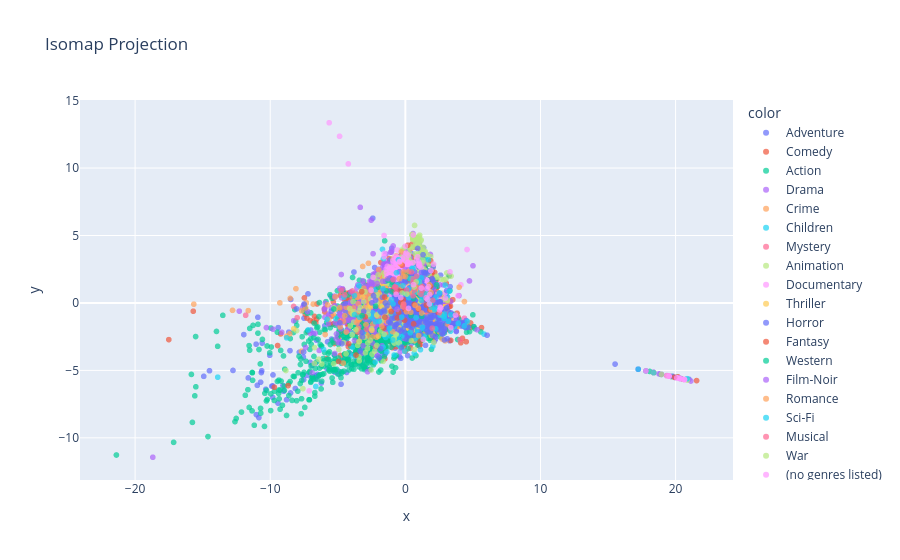

Source (notebook cell):
### Markdown cell above
ISOMAP

### Code cell
embedding = Isomap(n_components = 2, n_neighbors= 30)
X_isomap = embedding.fit_transform(X_combined)
fig_iso = px.scatter( x = X_isomap[:,0], y =X_isomap[:,1], color = y, opacity = 0.7, title = 'Isomap Projection')
fig_iso.show()

### Figure 1 — Plotly figure (JSON) as saved in the notebook; plotly's stock layout.template omitted (floating-point values rounded to 4 significant figures; data arrays with more than 128 entries replaced by an {"elided": "..."} marker saying what was removed)
{"data": [{"hovertemplate": "color=Adventure<br>x=%{x}<br>y=%{y}<extra></extra>", "legendgroup": "Adventure", "marker": {"color": "#636efa", "opacity": 0.7, "symbol": "circle"}, "mode": "markers", "name": "Adventure", "showlegend": true, "type": "scattergl", "x": {"elided": "653 float values"}, "xaxis": "x", "y": {"elided": "653 float values"}, "yaxis": "y"}, {"hovertemplate": "color=Comedy<br>x=%{x}<br>y=%{y}<extra></extra>", "legendgroup": "Comedy", "marker": {"color": "#EF553B", "opacity": 0.7, "symbol": "circle"}, "mode": "markers", "name": "Comedy", "showlegend": true, "type": "scattergl", "x": {"elided": "2779 float values"}, "xaxis": "x", "y": {"elided": "2779 float values"}, "yaxis": "y"}, {"hovertemplate": "color=Action<br>x=%{x}<br>y=%{y}<extra></extra>", "legendgroup": "Action", "marker": {"color": "#00cc96", "opacity": 0.7, "symbol": "circle"}, "mode": "markers", "name": "Action", "showlegend": true, "type": "scattergl", "x": {"elided": "1828 float values"}, "xaxis": "x", "y": {"elided": "1828 float values"}, "yaxis": "y"}, {"hovertemplate": "color=Drama<br>x=%{x}<br>y=%{y}<extra></extra>", "legendgroup": "Drama", "marker": {"color": "#ab63fa", "opacity": 0.7, "symbol": "circle"}, "mode": "markers", "name": "Drama", "showlegend": true, "type": "scattergl", "x": {"elided": "2226 float values"}, "xaxis": "x", "y": {"elided": "2226 float values"}, "yaxis": "y"}, {"hovertemplate": "color=Crime<br>x=%{x}<br>y=%{y}<extra></extra>", "legendgroup": "Crime", "marker": {"color": "#FFA15A", "opacity": 0.7, "symbol": "circle"}, "mode": "markers", "name": "Crime", "showlegend": true, "type": "scattergl", "x": {"elided": "537 float values"}, "xaxis": "x", "y": {"elided": "537 float values"}, "yaxis": "y"}, {"hovertemplate": "color=Children<br>x=%{x}<br>y=%{y}<extra></extra>", "legendgroup": "Children", "marker": {"color": "#19d3f3", "opacity": 0.7, "symbol": "circle"}, "mode": "markers", "name": "Children", "showlegend": true, "type": "scattergl", "x": {"elided": "197 float values"}, "xaxis": "x", "y": {"elided": "197 float values"}, "yaxis": "y"}, {"hovertemplate": "color=Mystery<br>x=%{x}<br>y=%{y}<extra></extra>", "legendgroup": "Mystery", "marker": {"color": "#FF6692", "opacity": 0.7, "symbol": "circle"}, "mode": "markers", "name": "Mystery", "showlegend": true, "type": "scattergl", "x": [-8.007, -11.82, 1.392, -0.3031, 0.4586, 1.203, -4.746, -0.9032, -0.6727, 0.5318, -0.5673, 1.095, -0.08587, -0.7068, -0.2614, 0.4748, 0.1095, -8.27, 1.053, 3.07, 0.5813, 1.012, 2.219, -3.356, -0.4728, -0.5153, 2.624, -0.8835, 1.072, -1.27, 1.087, -0.2128, 1.463, 1.446, -3.915, 0.422, -4.796, -0.07024, -0.3602, -2.884, 1.427, -1.258, 3.386, 3.357, 19.52, 2.399, -0.2069, -2.213], "xaxis": "x", "y": [-1.093, -0.9126, -0.04524, 0.6117, 0.1054, 1.436, 0.937, 1.144, -1.358, 1.4, 1.012, -1.04, 0.2831, 0.7583, -0.5556, 0.1483, -0.5817, -0.2559, 0.6653, -1.287, 1.319, -0.02191, -0.2983, -2.148, 0.9406, 1.272, -0.3087, 0.7825, -0.1191, -1.294, 0.2096, 0.6161, -0.7285, 1.746, 0.8883, 1.729, -1.332, 0.469, 0.8642, -1.953, -0.6654, 0.1769, -1.755, -1.239, -5.424, -0.7615, 0.8153, -3.285], "yaxis": "y"}, {"hovertemplate": "color=Animation<br>x=%{x}<br>y=%{y}<extra></extra>", "legendgroup": "Animation", "marker": {"color": "#B6E880", "opacity": 0.7, "symbol": "circle"}, "mode": "markers", "name": "Animation", "showlegend": true, "type": "scattergl", "x": {"elided": "298 float values"}, "xaxis": "x", "y": {"elided": "298 float values"}, "yaxis": "y"}, {"hovertemplate": "color=Documentary<br>x=%{x}<br>y=%{y}<extra></extra>", "legendgroup": "Documentary", "marker": {"color": "#FF97FF", "opacity": 0.7, "symbol": "circle"}, "mode": "markers", "name": "Documentary", "showlegend": true, "type": "scattergl", "x": {"elided": "386 float values"}, "xaxis": "x", "y": {"elided": "386 float values"}, "yaxis": "y"}, {"hovertemplate": "color=Thriller<br>x=%{x}<br>y=%{y}<extra></extra>", "legendgroup": "Thriller", "marker": {"color": "#FECB52", "opacity": 0.7, "symbol": "circle"}, "mode": "markers", "name": "Thriller", "showlegend": true, "type": "scattergl", "x": [0.6103, -0.2555, 1.262, -0.3748, 0.4014, -8.258, -0.06793, 0.03979, -0.2124, 1.923, -3.013, -2.612, -0.2573, 0.9315, -1.175, -0.998, -0.4992, 1.229, 0.6951, 0.1517, 0.5296, 1.631, 1.87, -1.108, 1.589, 0.1973, -1.992, -0.2721, 0.3497, -0.2221, -0.4123, 2.015, 0.4153, -0.1032, 1.002, 0.756, 0.6556, -0.13, 0.9785, 2.112, 1.033, -0.6562, 0.5979, -0.4506, 1.273, -2.474, -0.5598, 0.9341, 1.088, -0.5813, 1.115, -0.08463, 0.1455, 0.7331, 2.926, -1.111, -0.4966, 2.223, -1.774, 3.229, 0.2161, -0.053, 1.801, 0.1203, 1.685, 1.961, 1.844, 2.417, 2.453, 1.634, -3.167, 2.777, 1.915, -2.569, -0.4198, 3.364, -1.659, -0.04222, -1.316, 2.672, -1.407, 1.796, 3.232, -0.2253], "xaxis": "x", "y": [-1.601, -0.1951, -1.422, 0.4297, -0.05841, -1.912, -0.5934, -1.873, -0.1265, -2.41, -0.3322, -0.1875, 0.04311, -1.716, -1.483, 1.097, 0.7424, 0.4455, 1.36, 2.03, 0.882, 0.6195, 1.142, -0.3953, 0.6366, 1.866, -2.454, 0.7042, 0.4076, -0.2433, 0.8244, -2.265, -1.026, 2.119, -1.471, -0.892, 0.4484, -0.3927, 1.502, -0.5894, 0.4251, -1.793, -0.7175, -1.85, -1.514, -2.022, -0.9761, -1.507, 1.168, 1.25, 0.521, -0.1006, -1.862, 0.6153, -0.2761, -1.456, -1.176, -0.5741, 1.339, -0.8924, 1.736, 1.846, 0.1899, 1.449, 0.4547, -0.8401, 0.1397, -0.6935, -0.8003, 0.01926, 0.4283, -0.967, -0.02915, -0.2845, -0.4988, -1.15, -0.3568, 1.809, 0.2449, -0.2825, 1.736, -0.159, -0.9149, -0.5231], "yaxis": "y"}, {"hovertemplate": "color=Horror<br>x=%{x}<br>y=%{y}<extra></extra>", "legendgroup": "Horror", "marker": {"color": "#636efa", "opacity": 0.7, "symbol": "circle"}, "mode": "markers", "name": "Horror", "showlegend": true, "type": "scattergl", "x": {"elided": "468 float values"}, "xaxis": "x", "y": {"elided": "468 float values"}, "yaxis": "y"}, {"hovertemplate": "color=Fantasy<br>x=%{x}<br>y=%{y}<extra></extra>", "legendgroup": "Fantasy", "marker": {"color": "#EF553B", "opacity": 0.7, "symbol": "circle"}, "mode": "markers", "name": "Fantasy", "showlegend": true, "type": "scattergl", "x": [-0.3365, 0.9733, -3.227, -2.971, -0.1645, -4.187, -1.511, -1.537, 2.427, 0.9649, 0.6103, 2.042, -0.7845, 0.989, 19.92, 1.809, -0.4081, 0.175, -0.8803, -0.02619, -0.0477, 1.336, 1.465, 0.3423, -0.2346, -1.587, 1.56, 1.878, 0.6509, 1.869, 1.09, -4.942, 1.896, -0.6027, -0.1805, -1.059, -0.05799, -8.677, 1.796, -3.653, -9.693, -0.4875], "xaxis": "x", "y": [0.04033, -0.4666, 0.8399, -1.033, 0.2384, -3.027, -1.056, 0.4335, -0.7018, 0.6987, -1.548, -0.3868, 0.8863, 1.168, -5.507, -0.5155, 0.9965, 4.279, 0.9793, -0.511, 2.22, 0.773, 0.3162, 1.716, 2.792, -1.862, -0.1585, 3.123, -0.1109, 1.243, -2.861, -4.337, -0.01197, -1.111, 0.8784, -0.6356, -1.28, -6.126, -0.2533, -3.863, -6.247, -0.7014], "yaxis": "y"}, {"hovertemplate": "color=Western<br>x=%{x}<br>y=%{y}<extra></extra>", "legendgroup": "Western", "marker": {"color": "#00cc96", "opacity": 0.7, "symbol": "circle"}, "mode": "markers", "name": "Western", "showlegend": true, "type": "scattergl", "x": [0.4223, -2.204, 1.216, -0.9611, 1.272, -0.9842, -2.003, -0.9722, 0.8445, -1.283, 0.6851, 0.7079, 0.8449, 0.6383, 0.2994, 0.07519, -1.392, -0.5729, 0.6057, 2.311, -3.2, -5.297, 1.069], "xaxis": "x", "y": [-0.9453, -0.2467, -1.0, 0.8167, 0.4643, 1.345, 1.176, 1.537, 0.7311, 1.672, 0.9929, 0.8319, 0.8122, 1.585, 1.82, 2.169, 0.8965, 1.33, 0.3211, 1.353, -0.9478, -0.4481, 0.5414], "yaxis": "y"}, {"hovertemplate": "color=Film-Noir<br>x=%{x}<br>y=%{y}<extra></extra>", "legendgroup": "Film-Noir", "marker": {"color": "#ab63fa", "opacity": 0.7, "symbol": "circle"}, "mode": "markers", "name": "Film-Noir", "showlegend": true, "type": "scattergl", "x": [1.241, -2.079, -1.298, -1.679, -0.8669, -0.6867, -0.6166, -0.7486, 1.057, 0.235, 1.235, -0.01421], "xaxis": "x", "y": [0.5841, 1.435, 1.791, 1.602, 1.77, 1.301, -0.4706, 1.153, 1.033, 2.458, 1.024, 2.477], "yaxis": "y"}, {"hovertemplate": "color=Romance<br>x=%{x}<br>y=%{y}<extra></extra>", "legendgroup": "Romance", "marker": {"color": "#FFA15A", "opacity": 0.7, "symbol": "circle"}, "mode": "markers", "name": "Romance", "showlegend": true, "type": "scattergl", "x": [0.98, 1.639, 1.797, 1.783, 1.087, -0.1722, 1.904, 0.902, 2.696, 0.08498, -3.585, -0.9474, 0.01819, 0.9614, -0.4489, 0.403, 0.7232, 1.204, 0.9831, -0.2868, 0.2837, 1.904, 0.5514, 0.235, -0.362, 1.03, -0.1807, -0.3001, 0.4999, -0.1524, 0.7316, -0.1351, -1.746, 3.979, 0.5576, 0.6047, 2.724, 2.118], "xaxis": "x", "y": [0.7797, 0.6442, 1.338, 0.145, 1.335, 1.981, 0.7669, 0.8751, -0.8609, -0.6496, -1.454, -2.127, 1.949, -0.3901, 1.792, -0.6921, -0.1809, -0.7471, -2.423, 1.238, 0.6832, -0.5174, 1.379, 2.333, 2.919, 1.582, -0.2649, 3.784, 1.804, 2.3, 1.215, -0.09112, -1.726, 1.167, 0.854, 1.35, -0.8868, -0.5339], "yaxis": "y"}, {"hovertemplate": "color=Sci-Fi<br>x=%{x}<br>y=%{y}<extra></extra>", "legendgroup": "Sci-Fi", "marker": {"color": "#19d3f3", "opacity": 0.7, "symbol": "circle"}, "mode": "markers", "name": "Sci-Fi", "showlegend": true, "type": "scattergl", "x": [0.3611, -1.177, -0.9121, 1.268, 1.505, 2.882, 2.571, -0.9285, 0.8946, 0.7904, 1.956, 0.4909, 1.178, 0.9257, 0.6934, 0.5657, -0.1776, 0.5066, 4.598, 2.953, 3.259, 0.2438, 3.184, 2.876, 0.259, 1.922, 1.859, 2.864, 20.85, 0.5904, 1.148, 1.042, 0.8624, -0.5934, -0.27, 1.139, 3.342, -3.761, -1.944, 2.267, 2.24, -13.88, -6.625, 0.3463, 1.187, 3.371, 2.52, 4.363, -1.031, 3.918, -0.5097, -0.6608, 1.849, 1.691, 0.6064, -5.793, 2.168, 2.217, -1.658, -6.052, 1.713, -0.06801], "xaxis": "x", "y": [-2.212, -1.887, -0.06667, -1.805, 0.7134, -0.8237, -0.9103, -2.747, 1.547, -1.092, 0.1161, 2.574, 1.856, 1.668, 0.7579, 2.539, 1.272, 1.448, -1.368, 1.325, 0.8712, 1.03, -1.354, -0.9811, 0.3968, -0.3154, -0.04381, -1.145, -5.613, 1.599, 0.5874, 1.493, 1.926, 1.309, -1.054, 0.8466, -2.095, -0.8715, -1.356, 0.4192, -1.912, -5.503, -6.194, 1.783, 0.2, -0.8724, 0.7483, -1.699, 0.2523, -1.521, 3.203, 2.241, -0.0619, 0.2539, 1.796, -1.208, -0.5103, -0.3777, 1.062, -3.45, 3.2, 0.7028], "yaxis": "y"}, {"hovertemplate": "color=Musical<br>x=%{x}<br>y=%{y}<extra></extra>", "legendgroup": "Musical", "marker": {"color": "#FF6692", "opacity": 0.7, "symbol": "circle"}, "mode": "markers", "name": "Musical", "showlegend": true, "type": "scattergl", "x": [-0.6885, -0.7804, -0.1214, 1.158, -4.496, 2.028, -0.07751, -0.6944, 0.8278, 2.523, 0.647, 1.249, 0.548, 1.236, 1.986, 0.4501, 4.049, 0.7433, -0.9142, 0.5784, 0.1041, 0.5759, 19.52], "xaxis": "x", "y": [0.7934, 1.192, -0.08715, 0.6543, 0.6041, 0.1976, -0.3208, 1.155, 1.978, -0.7149, 0.9518, 1.217, 1.517, 0.9263, -1.868, 2.307, -2.721, 1.45, 1.717, 1.755, 0.9635, 0.5294, -5.423], "yaxis": "y"}, {"hovertemplate": "color=War<br>x=%{x}<br>y=%{y}<extra></extra>", "legendgroup": "War", "marker": {"color": "#B6E880", "opacity": 0.7, "symbol": "circle"}, "mode": "markers", "name": "War", "showlegend": true, "type": "scattergl", "x": [0.09925, -0.2447, 0.6435, 0.7941], "xaxis": "x", "y": [0.6565, 0.7352, 1.18, 1.557], "yaxis": "y"}, {"hovertemplate": "color=(no genres listed)<br>x=%{x}<br>y=%{y}<extra></extra>", "legendgroup": "(no genres listed)", "marker": {"color": "#FF97FF", "opacity": 0.7, "symbol": "circle"}, "mode": "markers", "name": "(no genres listed)", "showlegend": true, "type": "scattergl", "x": [1.897, 1.324, -7.118, 3.362, 2.622, 1.6, 2.528, -0.3385, -0.6833, 1.642, 20.66, 2.094, 0.2337, 1.535, -0.4244, 0.5605, 1.706, 1.775, 1.184, -0.008594, 19.52, 0.04696, 20.34, 3.711, 20.66, 0.6098, 19.52, -5.637, 20.09, 17.8, 0.5863, -0.4399, 1.793, 2.576], "xaxis": "x", "y": [2.393, -2.695, -6.518, -1.834, -0.367, 1.063, -0.5117, 0.4015, 0.6353, 0.2684, -5.676, 2.873, -0.4033, 0.3734, 3.041, 2.993, 1.212, -0.08185, 1.104, 4.206, -5.423, 3.694, -5.609, -0.9024, -5.676, 1.354, -5.423, 13.36, -5.549, -5.041, 5.038, 3.07, 0.6243, -0.3097], "yaxis": "y"}], "layout": {"legend": {"title": {"text": "color"}, "tracegroupgap": 0}, "title": {"text": "Isomap Projection"}, "xaxis": {"anchor": "y", "domain": [0, 1], "title": {"text": "x"}}, "yaxis": {"anchor": "x", "domain": [0, 1], "title": {"text": "y"}}}}
